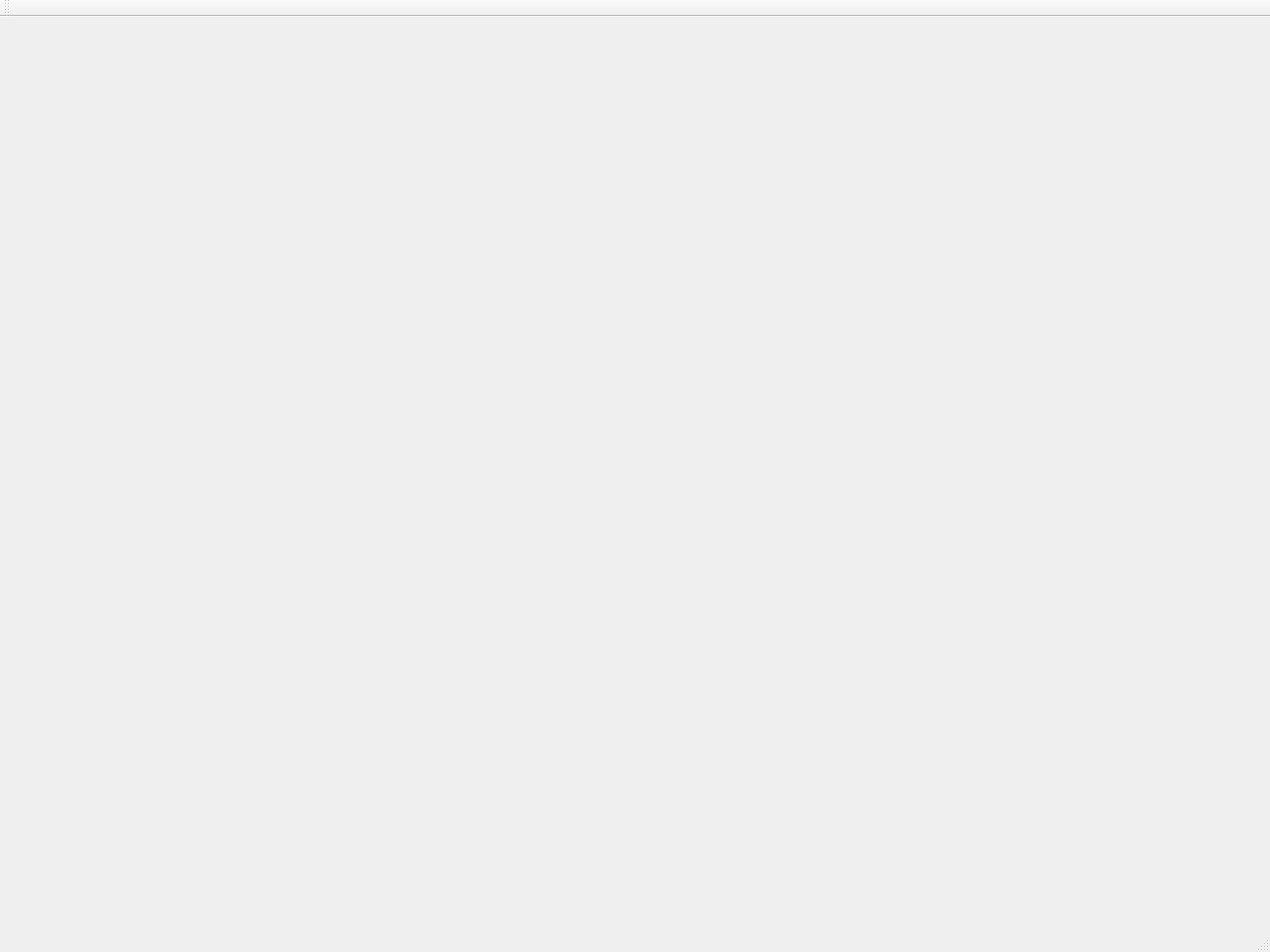
<?xml version="1.0" encoding="UTF-8"?>
<ui version="4.0">
 <class>QAgentSimulationClass</class>
 <widget class="QMainWindow" name="QAgentSimulationClass">
  <property name="geometry">
   <rect>
    <x>0</x>
    <y>0</y>
    <width>1280</width>
    <height>960</height>
   </rect>
  </property>
  <property name="windowTitle">
   <string>QAgentSimulation</string>
  </property>
  <widget class="QWidget" name="centralWidget"/>
  <widget class="QMenuBar" name="menuBar">
   <property name="geometry">
    <rect>
     <x>0</x>
     <y>0</y>
     <width>1280</width>
     <height>21</height>
    </rect>
   </property>
  </widget>
  <widget class="QToolBar" name="mainToolBar">
   <attribute name="toolBarArea">
    <enum>TopToolBarArea</enum>
   </attribute>
   <attribute name="toolBarBreak">
    <bool>false</bool>
   </attribute>
  </widget>
  <widget class="QStatusBar" name="statusBar"/>
 </widget>
 <layoutdefault spacing="6" margin="11"/>
 <resources>
  <include location="QAgentSimulation.qrc"/>
 </resources>
 <connections/>
</ui>
